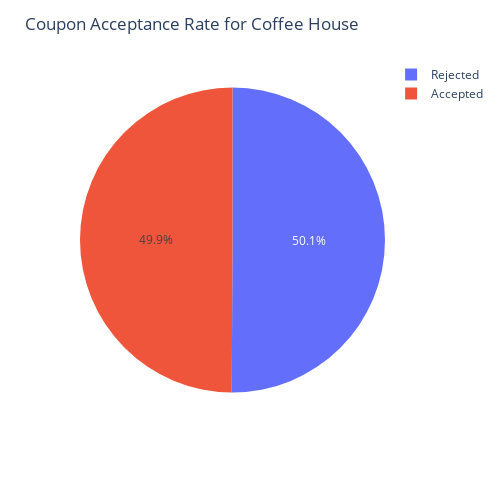

The code cell stored with this chart in its notebook:
### Code cell
# Use the numbers to create a piechart
pie_chart = px.pie(coffee_House, values='Numbers', names='Coupon')
pie_chart.update_layout(
    title_text="Coupon Acceptance Rate for Coffee House",    autosize=False,
    width=500,
    height=500)
pie_chart.show()

### Figure 1 — Plotly figure (JSON) as saved in the notebook; plotly's stock layout.template omitted (floating-point values rounded to 4 significant figures)
{"data": [{"domain": {"x": [0, 1], "y": [0, 1]}, "hovertemplate": "Coupon=%{label}<br>Numbers=%{value}<extra></extra>", "labels": ["Accepted", "Rejected"], "legendgroup": "", "name": "", "showlegend": true, "type": "pie", "values": [1995, 2001]}], "layout": {"autosize": false, "height": 500, "legend": {"tracegroupgap": 0}, "margin": {"t": 60}, "title": {"text": "Coupon Acceptance Rate for Coffee House"}, "width": 500}}
